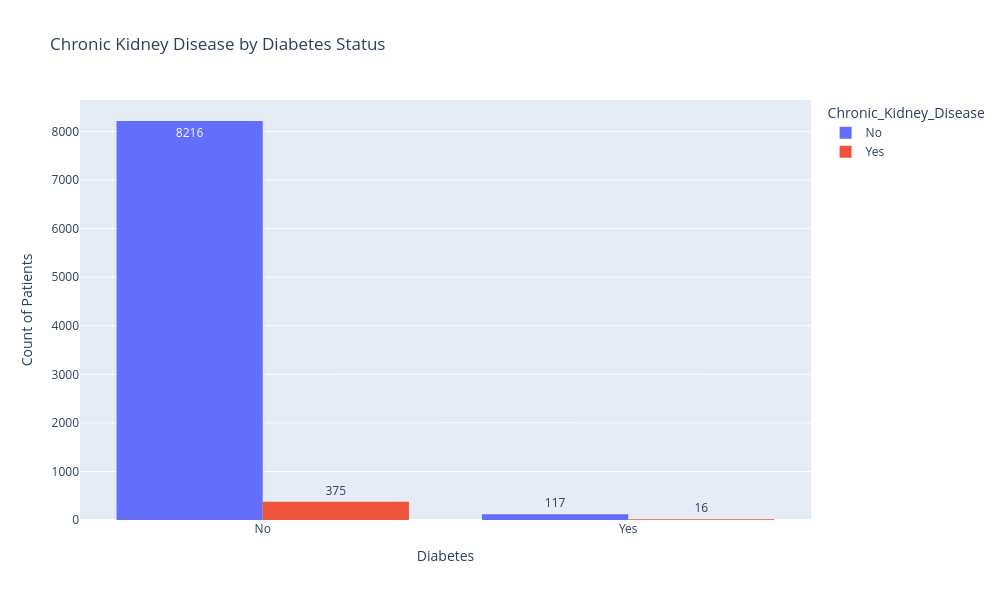

Notebook code for this chart:
### Markdown cell above
<div style="background: linear-gradient(to bottom, #d2e4f1, #abc9e3);
            padding: 15px 20px; 
            border-radius: 12px; 
            box-shadow: 2px 4px 8px rgba(0,0,0,0.15); 
            border-left: 5px solid #2b5c8f; 
            margin-bottom: 20px;">
    <h3 style="text-align:left;color:darkgreen;";">
       Q10. How does the presence of diabetes affect the occurrence of chronic kidney disease in patients❓
    </h3>
</div>

### Code cell
fig = px.histogram(
    df_clean,
    x="Diabetes",
    color="Chronic_Kidney_Disease",
    barmode="group",
    text_auto=True,
    title="Chronic Kidney Disease by Diabetes Status",
)

# for increasing size of graph
fig.update_layout(width=1000, height=600)

# To put'Count of Patients' NAME in y-axis
fig.update_layout(yaxis_title="Count of Patients")

fig.show()

### Figure 1 — Plotly figure (JSON) as saved in the notebook; plotly's stock layout.template omitted (floating-point values rounded to 4 significant figures; data arrays with more than 128 entries replaced by an {"elided": "..."} marker saying what was removed)
{"data": [{"alignmentgroup": "True", "bingroup": "x", "hovertemplate": "Chronic_Kidney_Disease=No<br>Diabetes=%{x}<br>count=%{y}<extra></extra>", "legendgroup": "No", "marker": {"color": "#636efa", "pattern": {"shape": ""}}, "name": "No", "offsetgroup": "No", "orientation": "v", "showlegend": true, "texttemplate": "%{value}", "type": "histogram", "x": {"elided": "8333 str values"}, "xaxis": "x", "yaxis": "y"}, {"alignmentgroup": "True", "bingroup": "x", "hovertemplate": "Chronic_Kidney_Disease=Yes<br>Diabetes=%{x}<br>count=%{y}<extra></extra>", "legendgroup": "Yes", "marker": {"color": "#EF553B", "pattern": {"shape": ""}}, "name": "Yes", "offsetgroup": "Yes", "orientation": "v", "showlegend": true, "texttemplate": "%{value}", "type": "histogram", "x": {"elided": "391 str values"}, "xaxis": "x", "yaxis": "y"}], "layout": {"barmode": "group", "height": 600, "legend": {"title": {"text": "Chronic_Kidney_Disease"}, "tracegroupgap": 0}, "title": {"text": "Chronic Kidney Disease by Diabetes Status"}, "width": 1000, "xaxis": {"anchor": "y", "domain": [0, 1], "title": {"text": "Diabetes"}}, "yaxis": {"anchor": "x", "domain": [0, 1], "title": {"text": "Count of Patients"}}}}
